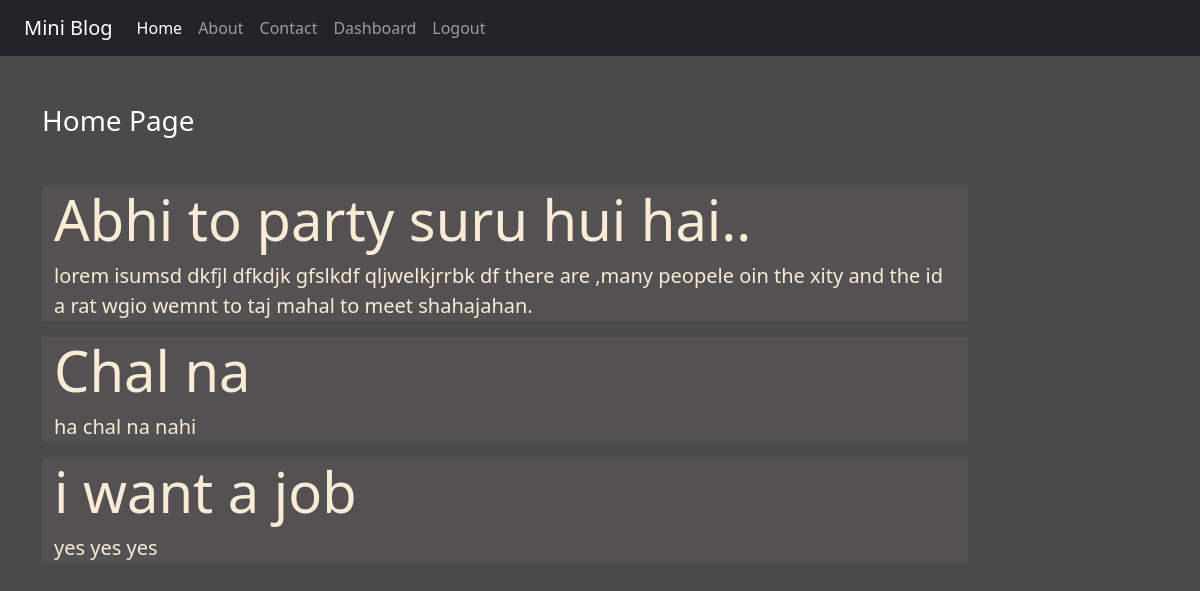
The app's page / (signed in) with its own data.
### reg/models.py (models this page shows)
class Post(models.Model):
    title = models.CharField(max_length=150)
    desc = models.TextField()

### reg/views.py (the view)
# urls.py: 2. Add a URL to urlpatterns:  path('', Home.as_view(), name='home')
def Home(request):
    posts = Post.objects.all()
    return render(request, 'reg/home.html', {'posts':posts})

### reg/templates/reg/home.html
{% extends 'reg/base.html' %}
{% load static %}
{% block content %}
<div class="col-sm-10">
  <h3 class="text-white my-5 ">Home Page</h3>
  {% for post in posts %}
  <div class="jumbotron jumbotron-fluid jumbo-color">
    <div class="container">
      <h1 class="display-4 font-weight-bold">{{post.title}}</h1>
      <p class="lead ">{{post.desc}}</p>
    </div>
  </div>
  {% endfor %}
</div>
{% endblock content %}

### reg/static/reg/css/style.css (style rules this page uses)
body { background-color:rgb(75,74,74); color: antiquewhite; }
.jumbo-color { background-color:rgb(83,81,82); }

### records on screen
Post: title "Abhi to party suru hui hai..", desc "lorem isumsd dkfjl dfkdjk gfslkdf qljwelkjrrbk df there are ,many peopele oin the xity and the id a rat wgio wemnt to taj mahal to meet shahajahan."
Post: title "Chal na", desc "ha chal na nahi"
Post: title "i want a job", desc "yes yes yes"
